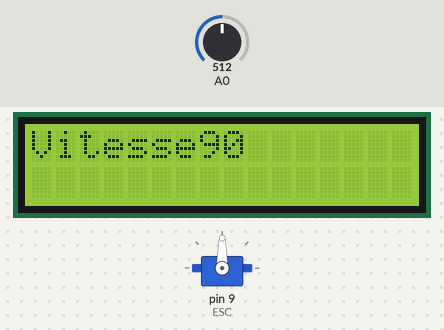
This sketch was run on a simulated Arduino Uno, built with avr-gcc and run on an emulated ATmega328P. Parts: servo, 16×2 character LCD. Inputs (shaded band) come from the test bench; at power-on: A0 = 512. What the sketch prints to the serial monitor is not drawn.

Above: at 1.2 s.
1.3 s: A0 set to 716
At 1.8 s:
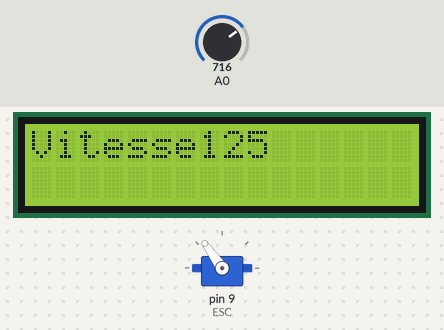
2.8 s: A0 set to 900
At 3.8 s:
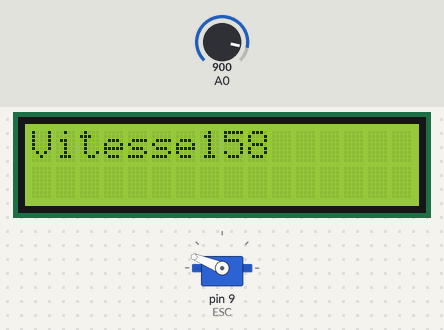
4.3 s: A0 set to 1023
At 5.3 s:
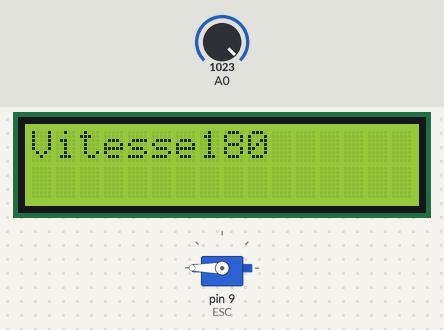
5.8 s: A0 set to 306
At 7.0 s:
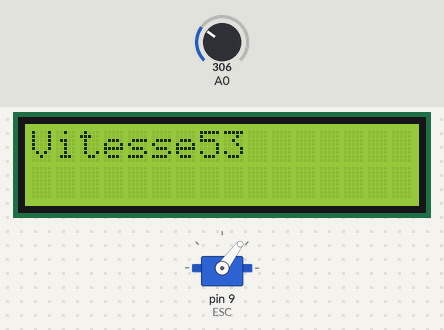
7.3 s: A0 set to 122
At 8.5 s:
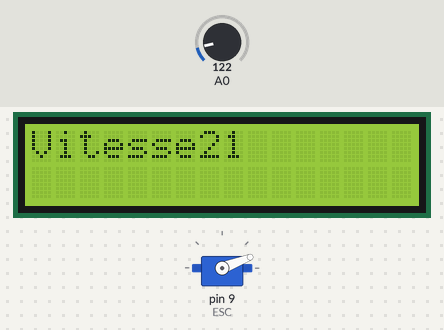
8.8 s: A0 set to 0
At 10.1 s:
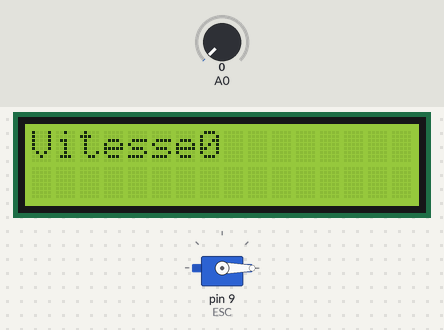
Timing chart, 0 to 11.3 s (numbered marks = the images above; inputs shaded):
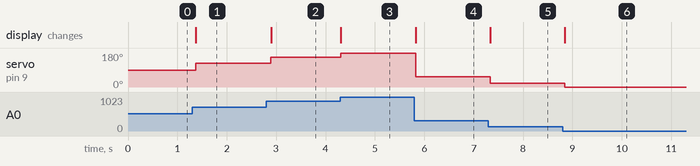

Measured:
- after the input at 1.3 s, servo on pin 9 (ESC): 90° → 125° after 0.07 s; the display: changes after 0.07 s (image 1)
- after the input at 2.8 s, servo on pin 9 (ESC): 125° → 158° after 0.10 s; the display: changes after 0.10 s (image 2)
- after the input at 4.3 s, servo on pin 9 (ESC): 158° → 180° at once; the display: changes at once (image 3)
- after the input at 5.8 s, servo on pin 9 (ESC): 180° → 53° at once; the display: changes at once (image 4)
- after the input at 7.3 s, servo on pin 9 (ESC): 53° → 21° at once; the display: changes at once (image 5)
- after the input at 8.8 s, servo on pin 9 (ESC): 21° → 0° after 0.05 s; the display: changes after 0.05 s (image 6)

The sketch:

broshless_final.ino
```cpp
#include <Servo.h>
#include <Wire.h>
#include <LiquidCrystal_I2C.h>

Servo ESC;     // créer un objet servo pour contrôler l'ESC (Electronic Speed Controller)
int potValue;  // valeur provenant de la broche analogique

// Initialiser l'écran LCD avec l'adresse I2C 0x27 (ajuster en fonction de votre module LCD)
LiquidCrystal_I2C lcd(0x27, 16, 2);

void setup() {
  lcd.backlight();  // Allumer le rétroéclairage de l'écran LCD
  Serial.begin(9600);  // Démarrer la communication série pour le débogage
  ESC.attach(9, 1000, 2000); // Attacher l'ESC sur la broche 9 (broche, largeur d'impulsion minimale, largeur d'impulsion maximale en microsecondes)

  lcd.begin(16, 2);  // Initialiser l'écran LCD avec 16 colonnes et 2 lignes
  lcd.print("Vitesse: ");  // Texte initial à afficher
}

void loop() {
  potValue = analogRead(A0);  // Lire la valeur du potentiomètre
  int mappedValue = map(potValue, 0, 1023, 0, 180);  // Mapper la valeur lue à la plage de 0 à 180 degrés
  ESC.write(mappedValue);  // Envoyer la valeur mappée au servo

  lcd.setCursor(7, 0);  // Déplacer le curseur à la position (7, 0) sur l'écran LCD
  lcd.print("    ");  // Effacer l'ancienne valeur affichée
  lcd.setCursor(7, 0);  // Déplacer à nouveau le curseur à la position (7, 0)
  lcd.print(mappedValue);  // Afficher la nouvelle valeur

  Serial.println(mappedValue);  // Envoyer la valeur à la console série pour le débogage

  delay(100);  // Attendre 100 millisecondes avant de continuer
}
```
